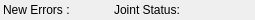
<?xml version="1.0" encoding="UTF-8"?>
<ui version="4.0">
 <class>LogSbar</class>
 <widget class="QMainWindow" name="LogSbar">
  <property name="geometry">
   <rect>
    <x>0</x>
    <y>0</y>
    <width>255</width>
    <height>20</height>
   </rect>
  </property>
  <property name="sizePolicy">
   <sizepolicy hsizetype="Fixed" vsizetype="Fixed">
    <horstretch>0</horstretch>
    <verstretch>0</verstretch>
   </sizepolicy>
  </property>
  <property name="minimumSize">
   <size>
    <width>255</width>
    <height>12</height>
   </size>
  </property>
  <property name="maximumSize">
   <size>
    <width>270</width>
    <height>20</height>
   </size>
  </property>
  <property name="windowTitle">
   <string>LogSbar</string>
  </property>
  <property name="layoutDirection">
   <enum>Qt::LeftToRight</enum>
  </property>
  <widget class="QWidget" name="centralWidget">
   <property name="sizePolicy">
    <sizepolicy hsizetype="Fixed" vsizetype="Fixed">
     <horstretch>0</horstretch>
     <verstretch>0</verstretch>
    </sizepolicy>
   </property>
   <property name="minimumSize">
    <size>
     <width>0</width>
     <height>0</height>
    </size>
   </property>
   <property name="maximumSize">
    <size>
     <width>16777215</width>
     <height>20</height>
    </size>
   </property>
   <property name="styleSheet">
    <string notr="true"/>
   </property>
   <layout class="QVBoxLayout">
    <property name="spacing">
     <number>0</number>
    </property>
    <property name="margin">
     <number>0</number>
    </property>
    <item>
     <widget class="QWidget" name="statusBar" native="true">
      <property name="sizePolicy">
       <sizepolicy hsizetype="Preferred" vsizetype="Maximum">
        <horstretch>0</horstretch>
        <verstretch>0</verstretch>
       </sizepolicy>
      </property>
      <property name="minimumSize">
       <size>
        <width>255</width>
        <height>0</height>
       </size>
      </property>
      <property name="maximumSize">
       <size>
        <width>255</width>
        <height>20</height>
       </size>
      </property>
      <property name="layoutDirection">
       <enum>Qt::LeftToRight</enum>
      </property>
      <property name="styleSheet">
       <string notr="true"/>
      </property>
      <layout class="QHBoxLayout" name="statusBarLayout">
       <property name="spacing">
        <number>4</number>
       </property>
       <property name="margin">
        <number>0</number>
       </property>
       <item>
        <widget class="ErrorWidget" name="errorWidget" native="true">
         <property name="sizePolicy">
          <sizepolicy hsizetype="Fixed" vsizetype="Fixed">
           <horstretch>0</horstretch>
           <verstretch>0</verstretch>
          </sizepolicy>
         </property>
         <property name="minimumSize">
          <size>
           <width>110</width>
           <height>0</height>
          </size>
         </property>
         <property name="maximumSize">
          <size>
           <width>110</width>
           <height>16777215</height>
          </size>
         </property>
         <layout class="QHBoxLayout" name="horizontalLayout">
          <property name="spacing">
           <number>0</number>
          </property>
          <property name="margin">
           <number>0</number>
          </property>
          <item>
           <widget class="QLabel" name="errorLabel">
            <property name="maximumSize">
             <size>
              <width>80</width>
              <height>16777215</height>
             </size>
            </property>
            <property name="text">
             <string>New Errors : </string>
            </property>
           </widget>
          </item>
          <item>
           <widget class="QLabel" name="errorCount">
            <property name="sizePolicy">
             <sizepolicy hsizetype="Fixed" vsizetype="Fixed">
              <horstretch>0</horstretch>
              <verstretch>0</verstretch>
             </sizepolicy>
            </property>
            <property name="minimumSize">
             <size>
              <width>20</width>
              <height>0</height>
             </size>
            </property>
            <property name="maximumSize">
             <size>
              <width>20</width>
              <height>16777215</height>
             </size>
            </property>
            <property name="font">
             <font>
              <pointsize>10</pointsize>
             </font>
            </property>
            <property name="layoutDirection">
             <enum>Qt::LeftToRight</enum>
            </property>
            <property name="text">
             <string/>
            </property>
            <property name="alignment">
             <set>Qt::AlignLeading|Qt::AlignLeft|Qt::AlignVCenter</set>
            </property>
           </widget>
          </item>
         </layout>
        </widget>
       </item>
       <item>
        <widget class="JointWidget" name="jointWidget" native="true">
         <property name="sizePolicy">
          <sizepolicy hsizetype="Fixed" vsizetype="Fixed">
           <horstretch>0</horstretch>
           <verstretch>0</verstretch>
          </sizepolicy>
         </property>
         <property name="minimumSize">
          <size>
           <width>175</width>
           <height>0</height>
          </size>
         </property>
         <property name="maximumSize">
          <size>
           <width>175</width>
           <height>16777215</height>
          </size>
         </property>
         <layout class="QHBoxLayout" name="horizontalLayout_2">
          <property name="spacing">
           <number>0</number>
          </property>
          <property name="margin">
           <number>0</number>
          </property>
          <item>
           <widget class="QLabel" name="jointLabel">
            <property name="text">
             <string>Joint Status: </string>
            </property>
           </widget>
          </item>
          <item>
           <widget class="QLabel" name="jointStatus">
            <property name="sizePolicy">
             <sizepolicy hsizetype="Fixed" vsizetype="Fixed">
              <horstretch>0</horstretch>
              <verstretch>0</verstretch>
             </sizepolicy>
            </property>
            <property name="minimumSize">
             <size>
              <width>100</width>
              <height>0</height>
             </size>
            </property>
            <property name="maximumSize">
             <size>
              <width>100</width>
              <height>16777215</height>
             </size>
            </property>
            <property name="text">
             <string/>
            </property>
           </widget>
          </item>
         </layout>
        </widget>
       </item>
      </layout>
     </widget>
    </item>
   </layout>
  </widget>
 </widget>
 <layoutdefault spacing="6" margin="11"/>
 <customwidgets>
  <customwidget>
   <class>ErrorWidget</class>
   <extends>QWidget</extends>
   <header>logSbar.h</header>
   <container>1</container>
  </customwidget>
  <customwidget>
   <class>JointWidget</class>
   <extends>QWidget</extends>
   <header>logSbar.h</header>
   <container>1</container>
  </customwidget>
 </customwidgets>
 <resources/>
 <connections/>
</ui>
